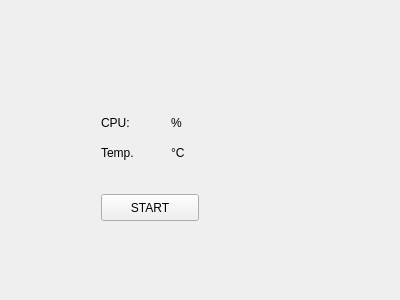
<?xml version="1.0" encoding="UTF-8"?>
<ui version="4.0">
 <class>BurnCpu</class>
 <widget class="QWidget" name="BurnCpu">
  <property name="geometry">
   <rect>
    <x>0</x>
    <y>0</y>
    <width>400</width>
    <height>300</height>
   </rect>
  </property>
  <property name="windowTitle">
   <string>MainWindow</string>
  </property>
  <layout class="QVBoxLayout" name="verticalLayout">
   <item>
    <widget class="QToolBar" name="mainToolBar"/>
   </item>
   <item>
    <widget class="QWidget" name="centralWidget" native="true">
     <widget class="QPushButton" name="pushButton">
      <property name="geometry">
       <rect>
        <x>90</x>
        <y>160</y>
        <width>98</width>
        <height>27</height>
       </rect>
      </property>
      <property name="text">
       <string>START</string>
      </property>
     </widget>
     <widget class="QLabel" name="cpuusagevalue">
      <property name="geometry">
       <rect>
        <x>160</x>
        <y>80</y>
        <width>141</width>
        <height>17</height>
       </rect>
      </property>
      <property name="text">
       <string>%</string>
      </property>
     </widget>
     <widget class="QLabel" name="cpuusagetext">
      <property name="geometry">
       <rect>
        <x>90</x>
        <y>80</y>
        <width>66</width>
        <height>17</height>
       </rect>
      </property>
      <property name="text">
       <string>CPU:</string>
      </property>
     </widget>
     <widget class="QLabel" name="cputemperaturetext">
      <property name="geometry">
       <rect>
        <x>90</x>
        <y>110</y>
        <width>67</width>
        <height>17</height>
       </rect>
      </property>
      <property name="text">
       <string>Temp.</string>
      </property>
     </widget>
     <widget class="QLabel" name="cputempvalue">
      <property name="geometry">
       <rect>
        <x>160</x>
        <y>110</y>
        <width>131</width>
        <height>17</height>
       </rect>
      </property>
      <property name="text">
       <string>°C</string>
      </property>
     </widget>
    </widget>
   </item>
  </layout>
 </widget>
 <layoutdefault spacing="6" margin="11"/>
 <resources/>
 <connections/>
</ui>
